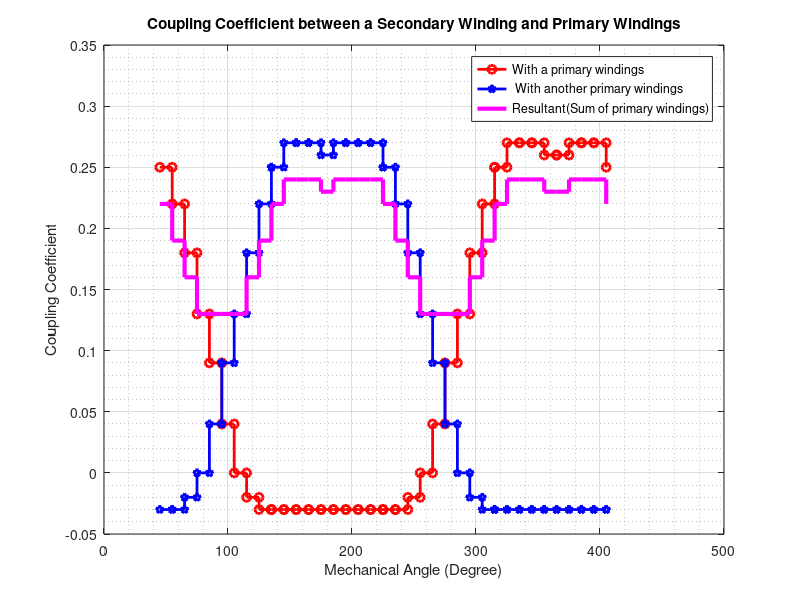

MATLAB code to generate this figure:
load('normal_result.mat');
%%  seconder
angle= 45:10:135;
i=1;
j=3;
s1p1=[normal_0(i,j), normal_10(i,j),normal_20(i,j) ...
    normal_30(i,j), normal_40(i,j), normal_50(i,j) ...
    normal_60(i,j), normal_70(i,j), normal_80(i,j) ...
    normal_90(i,j) ];

i=2;
j=3;
s1p2=[normal_0(i,j), normal_10(i,j),normal_20(i,j) ...
    normal_30(i,j), normal_40(i,j), normal_50(i,j) ...
    normal_60(i,j), normal_70(i,j), normal_80(i,j) ...
    normal_90(i,j)];


figure();
stairs(angle,-s1p1,'-or','LineWidth',2);
hold on;
stairs(angle,-s1p2,'-pb','LineWidth',2);
hold on ;
stairs(angle,-s1p2-s1p1,'m','LineWidth',3);
legend('with primary 1', ' with primary 2','between both')
grid on;
grid minor;
title('Coupling Coefficient of 1 secondary')
%%

angle= 45:10:135;
angle=angle+90;
i=1;
j=4;
s2p1=[normal_0(i,j), normal_10(i,j),normal_20(i,j) ...
    normal_30(i,j), normal_40(i,j), normal_50(i,j) ...
    normal_60(i,j), normal_70(i,j), normal_80(i,j) ...
    normal_90(i,j) ];

i=2;
j=4;
s2p2=[normal_0(i,j), normal_10(i,j),normal_20(i,j) ...
    normal_30(i,j), normal_40(i,j), normal_50(i,j) ...
    normal_60(i,j), normal_70(i,j), normal_80(i,j) ...
    normal_90(i,j)];


% figure();
stairs(angle,-s2p1,'-or','LineWidth',2);
hold on;
stairs(angle,-s2p2,'-pb','LineWidth',2);
hold on ;
stairs(angle,-s2p2-s2p1,'m','LineWidth',3);
legend('with primary 1', ' with primary 2','between both')
title('Coupling Coefficient of 1 secondary')
%%
angle= 45:10:135;
angle=angle+180;
i=1;
j=5;
s3p1=[normal_0(i,j), normal_10(i,j),normal_20(i,j) ...
    normal_30(i,j), normal_40(i,j), normal_50(i,j) ...
    normal_60(i,j), normal_70(i,j), normal_80(i,j) ...
    normal_90(i,j) ];

i=2;
j=5;
s3p2=[normal_0(i,j), normal_10(i,j),normal_20(i,j) ...
    normal_30(i,j), normal_40(i,j), normal_50(i,j) ...
    normal_60(i,j), normal_70(i,j), normal_80(i,j) ...
    normal_90(i,j)];


% figure();
stairs(angle,-s3p1,'-or','LineWidth',2);
hold on;
stairs(angle,-s3p2,'-pb','LineWidth',2);
hold on ;
stairs(angle,-s3p2-s3p1,'m','LineWidth',3);
legend('with primary 1', ' with primary 2','between both')
title('Coupling Coefficient of 1 secondary')
%%

angle= 45:10:135;
angle=angle+270;
i=1;
j=6;
s4p1=[normal_0(i,j), normal_10(i,j),normal_20(i,j) ...
    normal_30(i,j), normal_40(i,j), normal_50(i,j) ...
    normal_60(i,j), normal_70(i,j), normal_80(i,j) ...
    normal_90(i,j) ];

i=2;
j=6;
s4p2=[normal_0(i,j), normal_10(i,j),normal_20(i,j) ...
    normal_30(i,j), normal_40(i,j), normal_50(i,j) ...
    normal_60(i,j), normal_70(i,j), normal_80(i,j) ...
    normal_90(i,j)];


% figure();
stairs(angle,-s4p1,'-or','LineWidth',2);
hold on;
stairs(angle,-s4p2,'-pb','LineWidth',2);
hold on ;
stairs(angle,-s4p2-s4p1,'m','LineWidth',3);
legend('With a primary windings', ' With another primary windings','Resultant(Sum of primary windings)')
title('Coupling Coefficient between a Secondary Winding and Primary Windings')
xlabel('Mechanical Angle (Degree)');
ylabel('Coupling Coefficient')
